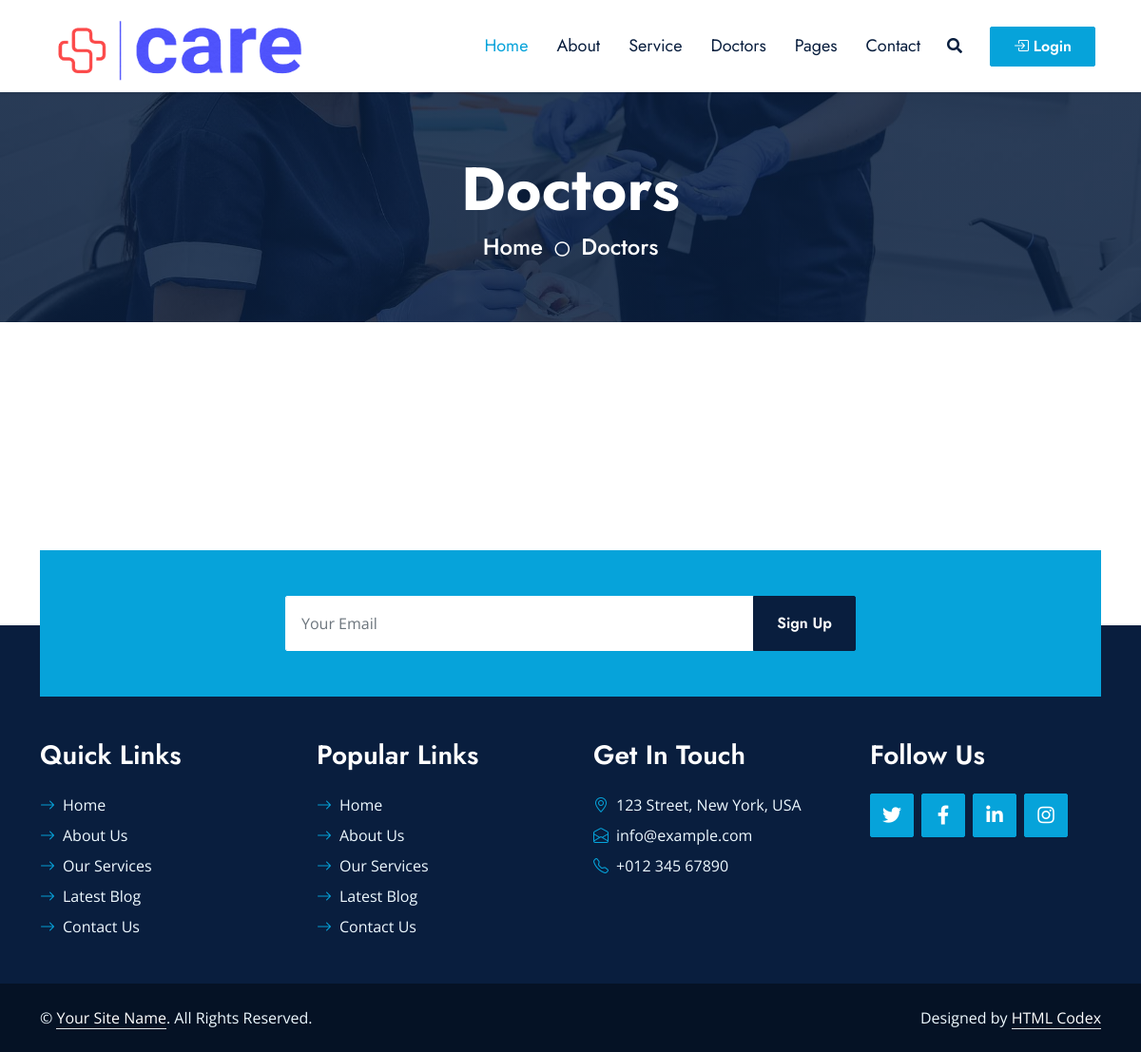
The app's page /userside/doctors.php, older data.
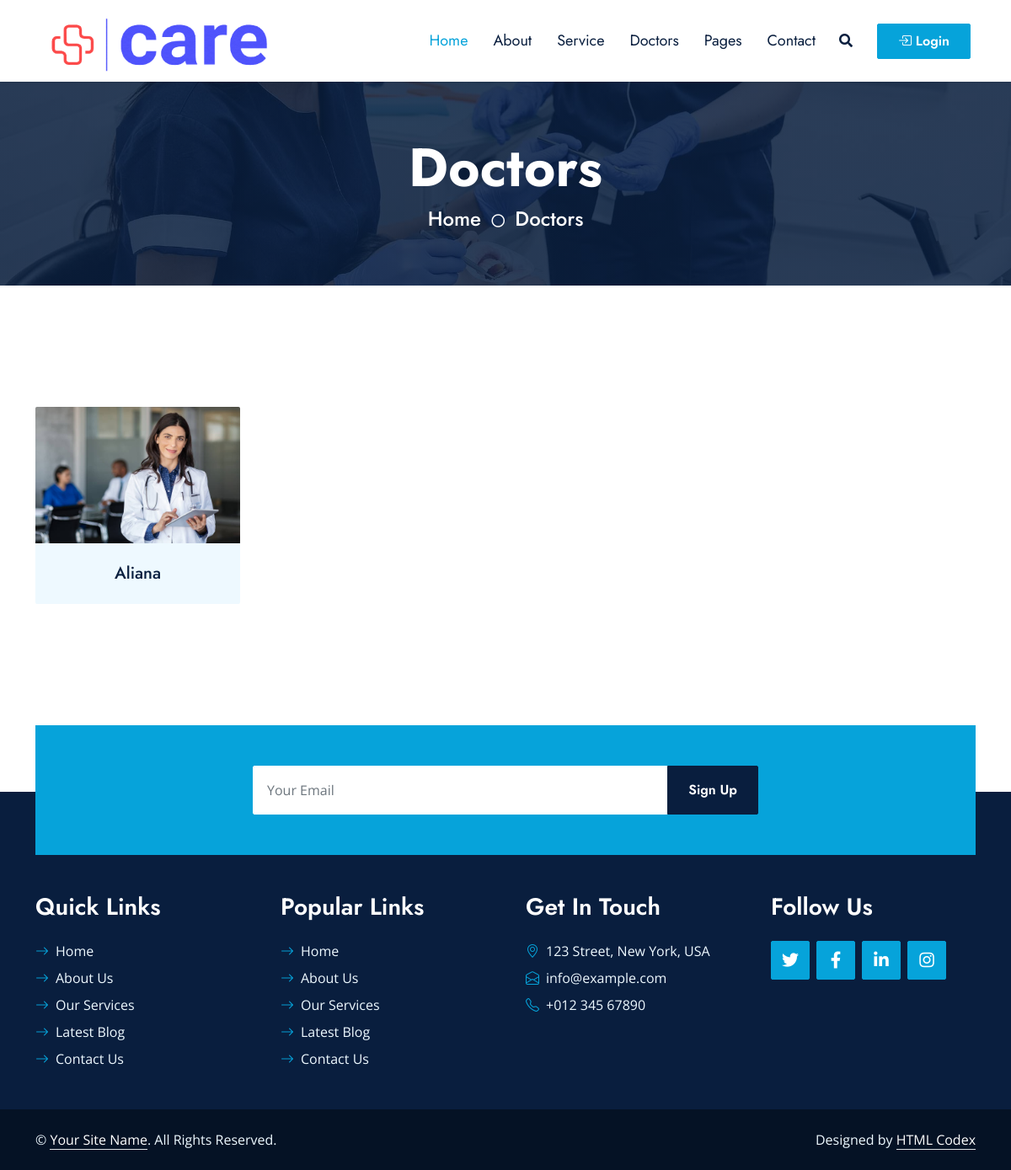
The same page, newer data.
### tables this page shows
CREATE TABLE `doctors` (
  `doctor_id` int(11) NOT NULL,
  `doctor_name` varchar(100) NOT NULL,
  `doctor_email` varchar(100) NOT NULL,
  `doctor_password` varchar(100) NOT NULL,
  `doctor_pic` varchar(500) NOT NULL,
  `doctor_exp` int(11) NOT NULL,
  `doctor_qualification` varchar(100) NOT NULL,
  `doctor_contact` bigint(20) NOT NULL,
  `doctor_degree_pic` varchar(500) NOT NULL,
  `doctor_nic_front_pic` varchar(100) NOT NULL,
  `doctor_nic_back_pic` varchar(100) NOT NULL,
  `doctor_city` int(11) NOT NULL,
  `doctor_whatsapp` bigint(20) NOT NULL,
  `doctor_gender` varchar(100) NOT NULL,
  `status` varchar(50) NOT NULL,
  `doctor_specialization` int(11) NOT NULL
);

### userside/doctors.php (the view, shortened to what this page needs)
<?php
include("../admin/connection.php");
$select_doctors = "SELECT * FROM `doctors` where status = 'Accepted'";
$run_select_doctors = mysqli_query($connection, $select_doctors);
?>
<!DOCTYPE html>
<html lang="en">
<head>
    <link href="https://cdnjs.cloudflare.com/ajax/libs/font-awesome/5.10.0/css/all.min.css" rel="stylesheet">
    <link href="https://cdn.jsdelivr.net/npm/bootstrap-icons@1.4.1/font/bootstrap-icons.css" rel="stylesheet">
    <link href="lib/owlcarousel/assets/owl.carousel.min.css" rel="stylesheet">
    <link href="lib/animate/animate.min.css" rel="stylesheet">
    <link href="lib/tempusdominus/css/tempusdominus-bootstrap-4.min.css" rel="stylesheet" />
    <link href="lib/twentytwenty/twentytwenty.css" rel="stylesheet" />
    <link href="css/bootstrap.min.css" rel="stylesheet">
    <link href="css/style.css" rel="stylesheet">
</head>
<body>
<?php include("navbar.php");  ?>
    <div class="container-fluid bg-primary py-5 hero-header mb-5">
        <div class="row py-3">
            <div class="col-12 text-center">
                <h1 class="display-3 text-white animated zoomIn">Doctors</h1>
                <a href="" class="h4 text-white">Home</a>
                <i class="far fa-circle text-white px-2"></i>
                <a href="" class="h4 text-white">Doctors</a>
            </div>
        </div>
    </div>
    <div class="container-fluid py-5 wow fadeInUp" data-wow-delay="0.1s">
        <div class="container">
            <div class="row g-5 mb-5">
                <div class="col-lg-12">
                    <div class="row g-5">
                        <?php while ($row_doctors = mysqli_fetch_array($run_select_doctors)){ ?>
                        <div class="col-md-3 service-item wow zoomIn" data-wow-delay="0.6s">
                            <div class="rounded-top overflow-hidden">
                                <img class="img-fluid" src="<?php echo  $row_doctors['doctor_pic'];  ?>" alt="">
                            </div>
                            <div class="position-relative bg-light rounded-bottom text-center p-4">
                                <h5 class="m-0"><?php echo $row_doctors['doctor_name']; ?></h5>
                            </div>
                        </div>
                        <?php }; ?>
                    </div>
                </div>
            </div>
        </div>
    </div>
    <div class="container-fluid position-relative pt-5 wow fadeInUp" data-wow-delay="0.1s" style="z-index: 1;">
        <div class="container">
            <div class="bg-primary p-5">
                <form class="mx-auto" style="max-width: 600px;">
                    <div class="input-group">
                        <input type="text" class="form-control border-white p-3" placeholder="Your Email">
                        <button class="btn btn-dark px-4">Sign Up</button>
                    </div>
                </form>
            </div>
        </div>
    </div>
    <div class="container-fluid bg-dark text-light py-5 wow fadeInUp" data-wow-delay="0.3s" style="margin-top: -75px;">
        <div class="container pt-5">
            <div class="row g-5 pt-4">
                <div class="col-lg-3 col-md-6">
                    <h3 class="text-white mb-4">Quick Links</h3>
                    <div class="d-flex flex-column justify-content-start">
                        <a class="text-light mb-2" href="#"><i class="bi bi-arrow-right text-primary me-2"></i>Home</a>
                        <a class="text-light mb-2" href="#"><i class="bi bi-arrow-right text-primary me-2"></i>About Us</a>
                        <a class="text-light mb-2" href="#"><i class="bi bi-arrow-right text-primary me-2"></i>Our Services</a>
                        <a class="text-light mb-2" href="#"><i class="bi bi-arrow-right text-primary me-2"></i>Latest Blog</a>
                        <a class="text-light" href="#"><i class="bi bi-arrow-right text-primary me-2"></i>Contact Us</a>
                    </div>
                </div>
                <div class="col-lg-3 col-md-6">
                    <h3 class="text-white mb-4">Popular Links</h3>
                    <div class="d-flex flex-column justify-content-start">
                        <a class="text-light mb-2" href="#"><i class="bi bi-arrow-right text-primary me-2"></i>Home</a>
                        <a class="text-light mb-2" href="#"><i class="bi bi-arrow-right text-primary me-2"></i>About Us</a>
                        <a class="text-light mb-2" href="#"><i class="bi bi-arrow-right text-primary me-2"></i>Our Services</a>
                        <a class="text-light mb-2" href="#"><i class="bi bi-arrow-right text-primary me-2"></i>Latest Blog</a>
                        <a class="text-light" href="#"><i class="bi bi-arrow-right text-primary me-2"></i>Contact Us</a>
                    </div>
                </div>
                <div class="col-lg-3 col-md-6">
                    <h3 class="text-white mb-4">Get In Touch</h3>
                    <p class="mb-2"><i class="bi bi-geo-alt text-primary me-2"></i>123 Street, New York, USA</p>
                    <p class="mb-2"><i class="bi bi-envelope-open text-primary me-2"></i>info@example.com</p>
                    <p class="mb-0"><i class="bi bi-telephone text-primary me-2"></i>+012 345 67890</p>
                </div>
                <div class="col-lg-3 col-md-6">
                    <h3 class="text-white mb-4">Follow Us</h3>
                    <div class="d-flex">
                        <a class="btn btn-lg btn-primary btn-lg-square rounded me-2" href="#"><i class="fab fa-twitter fw-normal"></i></a>
                        <a class="btn btn-lg btn-primary btn-lg-square rounded me-2" href="#"><i class="fab fa-facebook-f fw-normal"></i></a>
                        <a class="btn btn-lg btn-primary btn-lg-square rounded me-2" href="#"><i class="fab fa-linkedin-in fw-normal"></i></a>
                        <a class="btn btn-lg btn-primary btn-lg-square rounded" href="#"><i class="fab fa-instagram fw-normal"></i></a>
                    </div>
                </div>
            </div>
        </div>
    </div>
    <div class="container-fluid text-light py-4" style="background: #051225;">
        <div class="container">
            <div class="row g-0">
                <div class="col-md-6 text-center text-md-start">
                    <p class="mb-md-0">&copy; <a class="text-white border-bottom" href="#">Your Site Name</a>. All Rights Reserved.</p>
                </div>
                <div class="col-md-6 text-center text-md-end">
                    <p class="mb-0">Designed by <a class="text-white border-bottom" href="https://htmlcodex.com">HTML Codex</a></p>
                </div>
            </div>
        </div>
    </div>
</body>
</html>

### userside/navbar.php (shortened to what this page needs)
<!DOCTYPE html>
<html lang="en">
<head>
    <link href="https://cdnjs.cloudflare.com/ajax/libs/font-awesome/5.10.0/css/all.min.css" rel="stylesheet">
    <link href="https://cdn.jsdelivr.net/npm/bootstrap-icons@1.4.1/font/bootstrap-icons.css" rel="stylesheet">
    <link href="lib/owlcarousel/assets/owl.carousel.min.css" rel="stylesheet">
    <link href="lib/animate/animate.min.css" rel="stylesheet">
    <link href="lib/tempusdominus/css/tempusdominus-bootstrap-4.min.css" rel="stylesheet" />
    <link href="lib/twentytwenty/twentytwenty.css" rel="stylesheet" />
    <link href="css/bootstrap.min.css" rel="stylesheet">
    <link href="css/style.css" rel="stylesheet">
    <link href="css/index.css" rel="stylesheet">
</head>
<body>
<nav class="navbar navbar-expand-lg bg-white navbar-light shadow-sm px-5 py-3 py-lg-0">
    <a href="index.html" class="navbar-brand p-0">
        <img class="logo_img" src="img/logo.png" alt="">
    </a>
    <div class="collapse navbar-collapse" id="navbarCollapse">
        <div class="navbar-nav ms-auto py-0">
            <a href="index.php" class="nav-item nav-link active">Home</a>
            <a href="about.php" class="nav-item nav-link">About</a>
            <a href="service.php" class="nav-item nav-link">Service</a>
            <a href="doctors.php" class="nav-item nav-link">Doctors</a>
            <div class="nav-item dropdown">
                <a href="#" class="nav-link" data-bs-toggle="dropdown">Pages</a>
            </div>
            <a href="contact.php" class="nav-item nav-link">Contact</a>
        </div>
        <button type="button" class="btn text-dark" data-bs-toggle="modal" data-bs-target="#searchModal"><i
                class="fa fa-search"></i></button>
        <div style="position: relative;">
            <a class="nav-link  btn btn-primary py-2 px-4 ms-3" href="#" id="navbarDropdown" role="button"
                data-bs-toggle="dropdown" aria-expanded="false">
                <i class="bi bi-box-arrow-in-right"></i> Login
            </a>
        </div>
    </div>
</nav>
</body>
</html>

### userside/css/style.css (style rules this page uses)
:root { --primary: #06A3DA; --secondary: #F57E57; --light: #EEF9FF; --dark: #091E3E; }
h1, h2, .font-weight-bold { font-weight: 700 !important; }
h3, h4, .font-weight-semi-bold { font-weight: 600 !important; }
h5, h6, .font-weight-medium { font-weight: 500 !important; }
.btn { font-family: 'Jost', sans-serif; font-weight: 600; transition: .5s; }
.btn-primary, .btn-secondary { color: #FFFFFF; }
.btn-lg-square { width: 46px; height: 46px; }
.btn-square, .btn-sm-square, .btn-lg-square { padding-left: 0; padding-right: 0; text-align: center; }
.navbar-light .navbar-nav .nav-link { font-family: 'Jost', sans-serif; padding: 35px 15px; font-size: 18px; color: var(--dark); outline: none; transition: .5s; }
.navbar-light .navbar-nav .nav-link:hover, .navbar-light .navbar-nav .nav-link.active { color: var(--primary); }
.hero-header { background: linear-gradient(rgba(9, 30, 62, .85), rgba(9, 30, 62, .85)), url(../img/carousel-1.jpg) center center no-repeat; background-size: cover; }
.service-item img, .service-item .bg-light, .service-item .bg-light h5, .team-item .team-text { transition: .5s; }
.team-item .team-text::after, .service-item .bg-light::after { position: absolute; content: ""; top: 50%; bottom: 0; left: 15px; right: 15px; border-radius:100px / 15px; box-shadow: 0 0 15px rgba(0, 0, 0, .7); opacity: 0; transition: .5s; z-index: -1; }

### userside/css/index.css (style rules this page uses)
.logo_img { width: 280px !important; height: 90px !important; }

Row changes from the older to the newer data that the page shows:
added doctors: doctor_pic (picture), doctor_name "Aliana"
